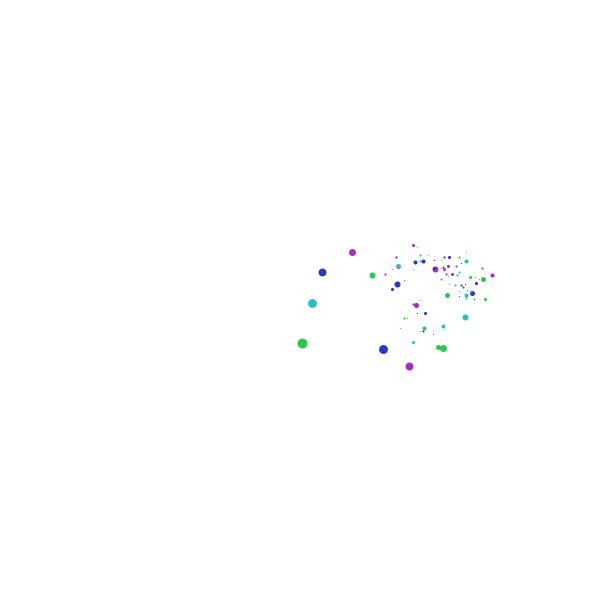
Frame 1 (no input)
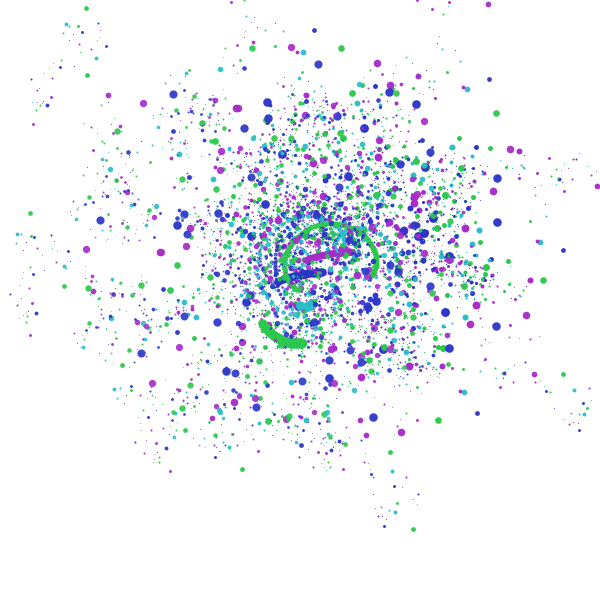
Frame 60 (the mouse pressed at the canvas centre just before this capture)
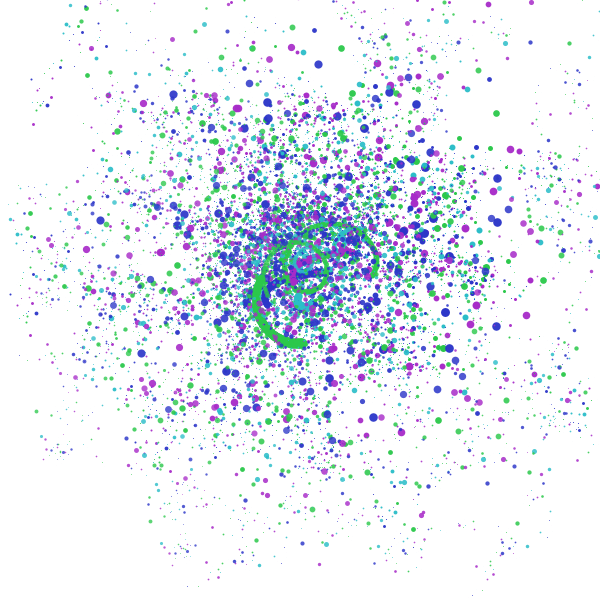
Frame 120 (the mouse held since frame 60 and released just before this capture)

The Processing sketch that drew these frames (run headless with seeded random() and noise(); from frame 60 on, the mouse is pressed at the canvas centre):

// Processing sketch: generative_art_j039
// ── generative_art_j039.pde
int maxLevel = 10;
int maxChildCount = 3;

int gid;
int nb = 0;
Planet topPlanet;
float alpha;
float hue;

void setup() {
  size(600, 600);
  pixelDensity(2);
  frameRate(200);
  colorMode(HSB, 255);
  boot();
}

void draw() {
  translate(width/2, height/2);
  movePlanet(topPlanet);
  
  alpha -= 0.5;
  if (alpha < 0) {
    save("art" + nb + ".jpg");
    nb++;
    if (nb > 19) exit();
    boot();
  }
}

void boot() {
  background(0, 0, 255);
  gid = 0;
  hue = random(55, 200);
  alpha = 255;
  topPlanet = new Planet(maxLevel);
  if (gid < 120)
    boot();
}

void movePlanet(Planet p) {
  p.rot += p.rotRate * map(p.level, 0, maxLevel, 1, 0.1);
  rotate(p.rot);
  translate(p.len, 0);
  
  /**if (p.id % 4 == 0) 
    stroke(hue, 200, 255, alpha);
  else if (p.id % 3 == alpha)
    stroke((hue + 40) % 255, 200, 255, alpha);
  else if (p.id % 2 == 0)
    stroke((hue + 127) % 255, 200, 255, alpha);
  else
    stroke((hue + 167) % 255, 200, 255, alpha);**/
    stroke(map(p.id % 4, 0, 3, (hue-55), (hue + 55)), 200, 200, alpha);
    
  float thickness = map(p.level, 0, maxLevel, 0.1, 5);
  float mult = map(alpha, 0, 255, 0, 2);
  strokeWeight(thickness * mult);
  point(0, 0);
  if (p.children.size() > 0) {
    for (int i = 0; i < p.children.size(); i++) {
      movePlanet(p.children.get(i));
    }
  }
}

// ── Planet.pde
class Planet {
  int id;
  int level;
  float len;
  float rotRate;
  float rot;
  ArrayList<Planet> children;
  Planet(int l) {
    id = gid;
    gid++;
    level = l;
    len = map(level, 0, maxLevel, 5, 50) * random(0.75, 1.25);
    rotRate = random(-0.2, 0.2);
    rot = random(TWO_PI);
    children = new ArrayList<Planet>();
    if (level > 0) {
      int childCount = int(random(1, maxChildCount));
      for (int i = 0; i < childCount; i++) {
        children.add(new Planet(level - 1));
      }
    }
  }
}
